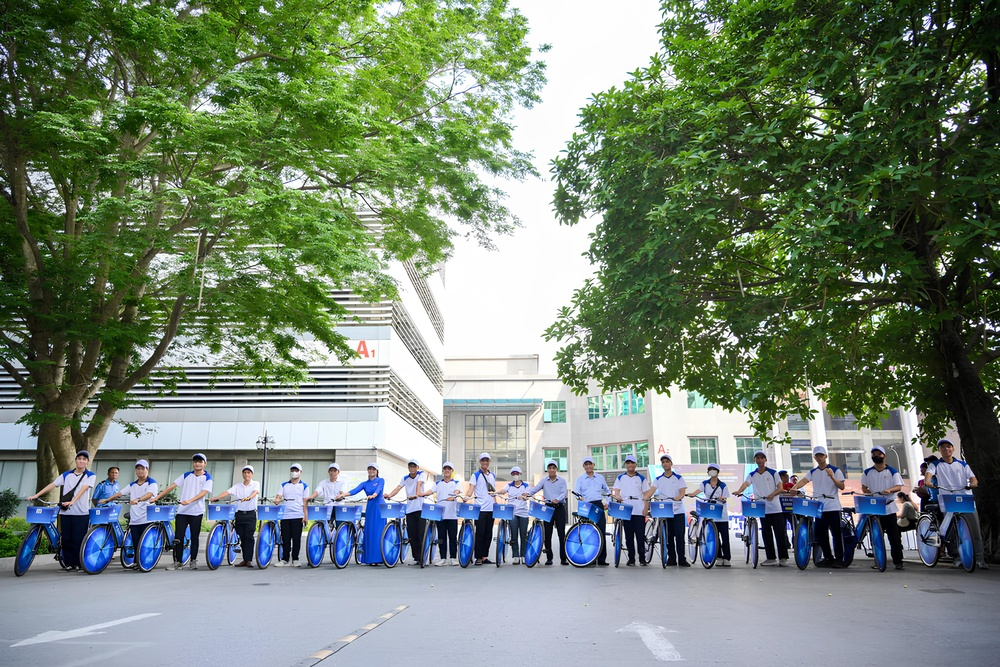
#> input picture ptit.jpg, 1000 x 667 px, shrunk from 4096 x 2732 before the run
$ python histogram.py
#> lines starting #> are read from the running program, lines starting #| are printed output that depends on the picture
import cv2
import matplotlib.pyplot as plt

# -------- LOAD IMAGES --------
img_original = cv2.imread("ptit.jpg", cv2.IMREAD_GRAYSCALE)
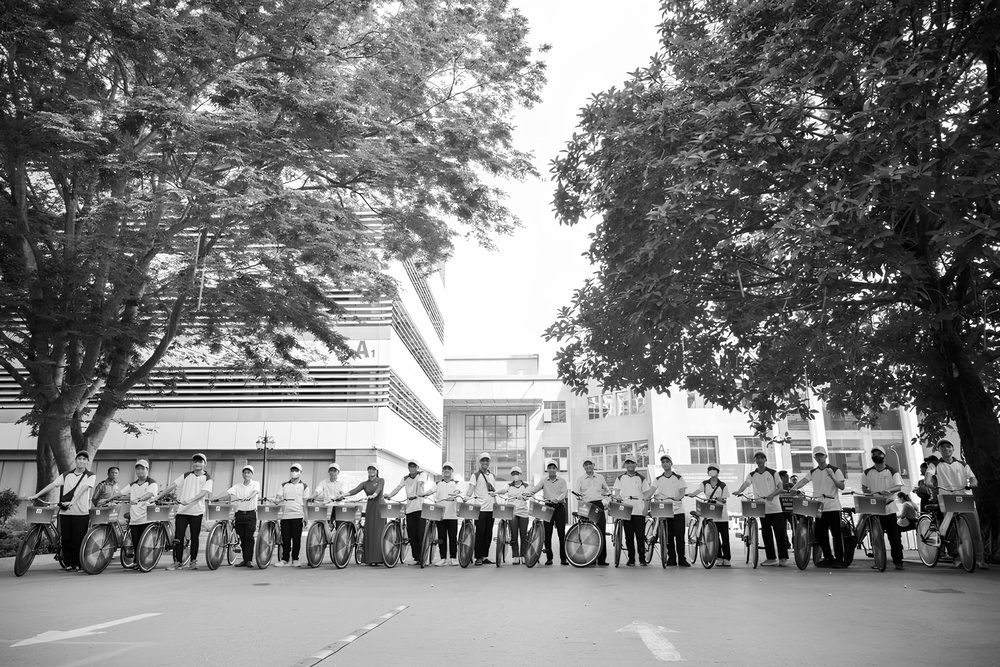
#> img_original: shape (667, 1000); min 0, max 255, mean 125
img_stego = cv2.imread("hacked_ptit.jpg", cv2.IMREAD_GRAYSCALE)

# -------- COMPUTE HISTOGRAM --------
hist_orig = cv2.calcHist([img_original], [0], None, [256], [0,256])
#> hist_orig = 256 values, max 20828 at index 254, min 823 at index 239, mean 2605.5
hist_stego = cv2.calcHist([img_stego], [0], None, [256], [0,256])
#> hist_stego = 256 values from 0 to 0

# -------- PLOT --------
plt.figure()
plt.plot(hist_orig, label="Original Image")
plt.plot(hist_stego, label="Stego Image")
plt.xlabel("Gray level")
plt.ylabel("Number of pixels")
plt.title("Histogram comparison (Grayscale)")
plt.legend()
plt.grid(True)
plt.show()
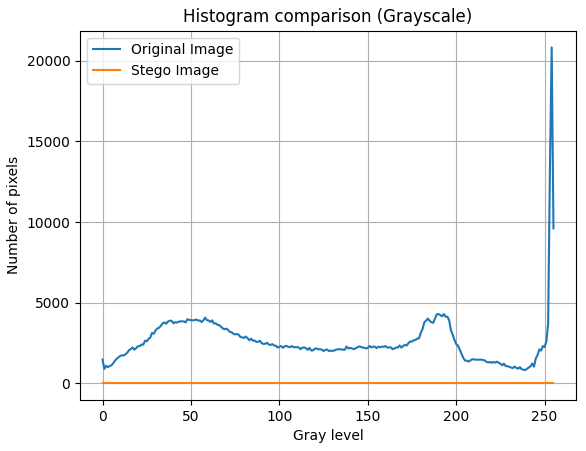
#> figure drawn by matplotlib, 1 panel; curve peaks at x = 254, y = 20828
